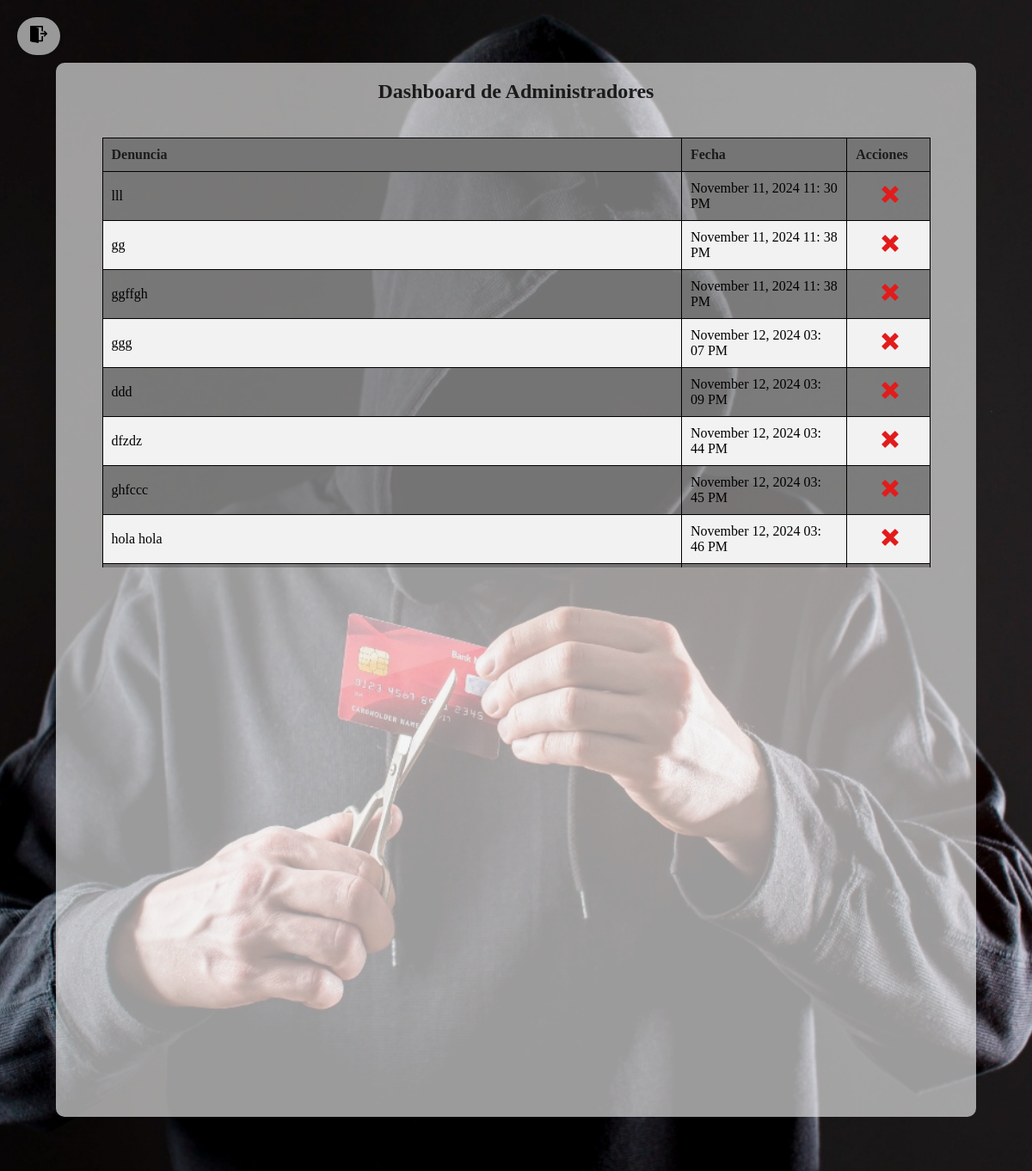
The page /admin_dashboard (signed in) on the database its author committed.
### models.py (models this page shows)
class Denuncia(db.Model):
    id = db.Column(db.Integer, primary_key=True)
    denuncia = db.Column(db.String, nullable=False)
    fecha = db.Column(db.DateTime, default=datetime.utcnow)

### app.py (the view)
@app.route('/admin_dashboard')
@login_required
def admin_dashboard():
    denuncias = Denuncia.query.all()
    response = make_response(render_template('admin_dashboard.html', denuncias=denuncias))
    response.headers['Cache-Control'] = 'no-store, no-cache, must-revalidate, max-age=0'
    response.headers['Pragma'] = 'no-cache'
    return response

### app.py (called while the page is built)
@login_manager.user_loader
def load_user(user_id):
    return User.query.get(int(user_id))

### templates/admin_dashboard.html (shortened to what this page needs)
<!DOCTYPE html>
<html lang="en">
<head>
    <link rel="stylesheet" href="{{ url_for('static', filename='styles.css') }}">
</head>
<body>
    <video class="video-background" autoplay loop muted playsinline>
        <source src="/static/images/background.mp4" type="video/mp4">
    </video>
    <a href="{{ url_for('logout') }}" class="logout-button">
        <img src="{{ url_for('static', filename='images/logout.png')}}" alt="salir" class="logout-icon"/>
    </a>
    <div class="containerA">
    <div class="denuncias-subcontainerA">
    <h2>Dashboard de Administradores</h2>
    <div class="denuncias-scroll-containerA">
        <table class="denuncias-table">
            <thead>
                <th>Denuncia</th>
                <th class="fecha-col">Fecha</th>
                <th class="acciones-col">Acciones</th>
            </thead>
            <tbody>
                {%for denuncia in denuncias %}
                    <tr>
                        <td>{{ denuncia.denuncia }}</td>
                        <td>{{ denuncia.fecha.strftime('%B %d, %Y %I: %M %p') }}</td>
                        <td>
                            <form action="{{ url_for('delete_denuncia', id=denuncia.id) }}" method="POST" style="display: inline;">
                                <img src="{{ url_for('static', filename='images/eliminar.png')}}" alt="Eliminar" class="icon-delete" onclick="showConfirmModal(event, '{{ denuncia.id }}');"/>
                            </form>
                        </td>
                    </tr>
                {% endfor %}
            </tbody>
        </table>
    </div>
</div>
</div>
</body>
</html>

### static/styles.css (style rules this page uses)
body { background-image: url('/static/images/Background.jpg'); background-size: cover; background-position: center; background-repeat: no-repeat; margin: 0; padding: 0; height: 100vh; overflow: hidden; display: flex; align-items: center; justify-content: center; position: relative; }
.video-background { position: absolute; top: 0; left: 0; width: 100%; height: 100%; object-fit: cover; z-index: -1; }
h2, h3 { font-weight: bold; color: #1b1b1b; }
a { color: #002F6C; text-decoration: none; }
.denuncias-table { width: 100%; border-collapse: collapse; }
.denuncias-table th, .denuncias-table td { border: 1px solid #000000; color: #000000; padding: 10px; text-align: left; word-wrap: break-word; max-width: 150px; }
.denuncias-table th { background-color: #757575; color: #1b1b1b; }
.denuncias-table tr:nth-child(even) { background-color: #F2F2F2; }
.denuncias-table tr:nth-child(odd) { background-color: #2c2c2c56; }
.containerA { background-color: transparent; padding: 20px; border-radius: 8px; height: 90%; width: 90%; text-align: center; }
.denuncias-subcontainerA { background-color: rgba(242, 242, 242, 0.644); display: flex; flex-direction: column; border-radius: 10px; align-items: center; height: 100%; margin: 5px; }
.denuncias-scroll-containerA { max-height: 500px; overflow-y: auto; margin: 20px 0; width: 90%; }
.logout-button { position: fixed; top: 20px; left: 20px; display: inline-block; padding: 10px 15px; background-color: #999999; border: none; border-radius: 50px; text-decoration: none; transition: background-color 0.3s; z-index: 1000; }
.logout-icon { width: 20px; height: auto; }
.acciones-col { width: 10%; }
.fecha-col { width: 20%; }
.icon-delete { width: 20px; height: auto; transition: transform 0.3s; margin-left: 40%; }

### rows shown on the page
Denuncia: denuncia "lll", fecha "November 11, 2024 11: 30 PM"
Denuncia: denuncia "gg", fecha "November 11, 2024 11: 38 PM"
Denuncia: denuncia "ggffgh", fecha "November 11, 2024 11: 38 PM"
Denuncia: denuncia "ggg", fecha "November 12, 2024 03: 07 PM"
Denuncia: denuncia "ddd", fecha "November 12, 2024 03: 09 PM"
Denuncia: denuncia "dfzdz", fecha "November 12, 2024 03: 44 PM"
Denuncia: denuncia "ghfccc", fecha "November 12, 2024 03: 45 PM"
Denuncia: denuncia "hola hola", fecha "November 12, 2024 03: 46 PM"
